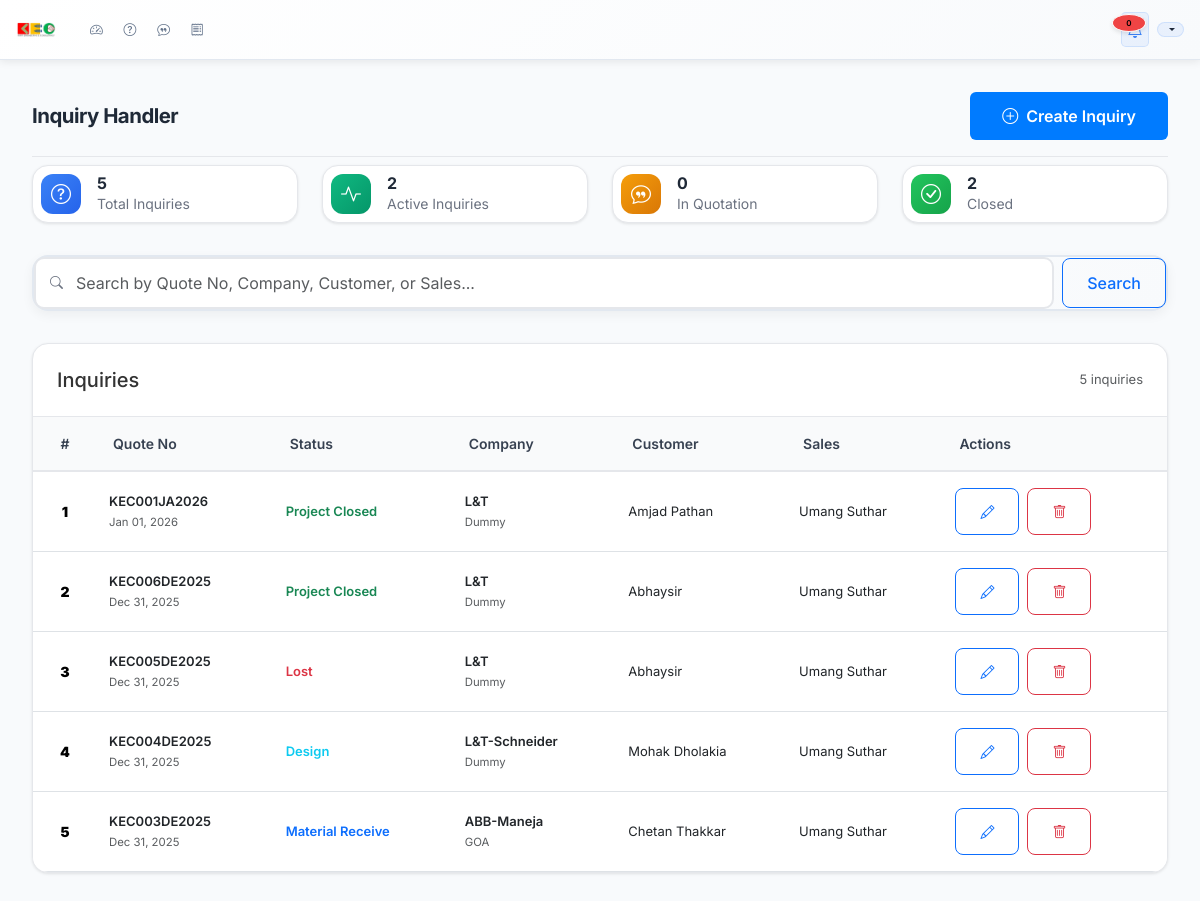
/inquiry-handler/ (signed in), run on an earlier commit of the app's database.
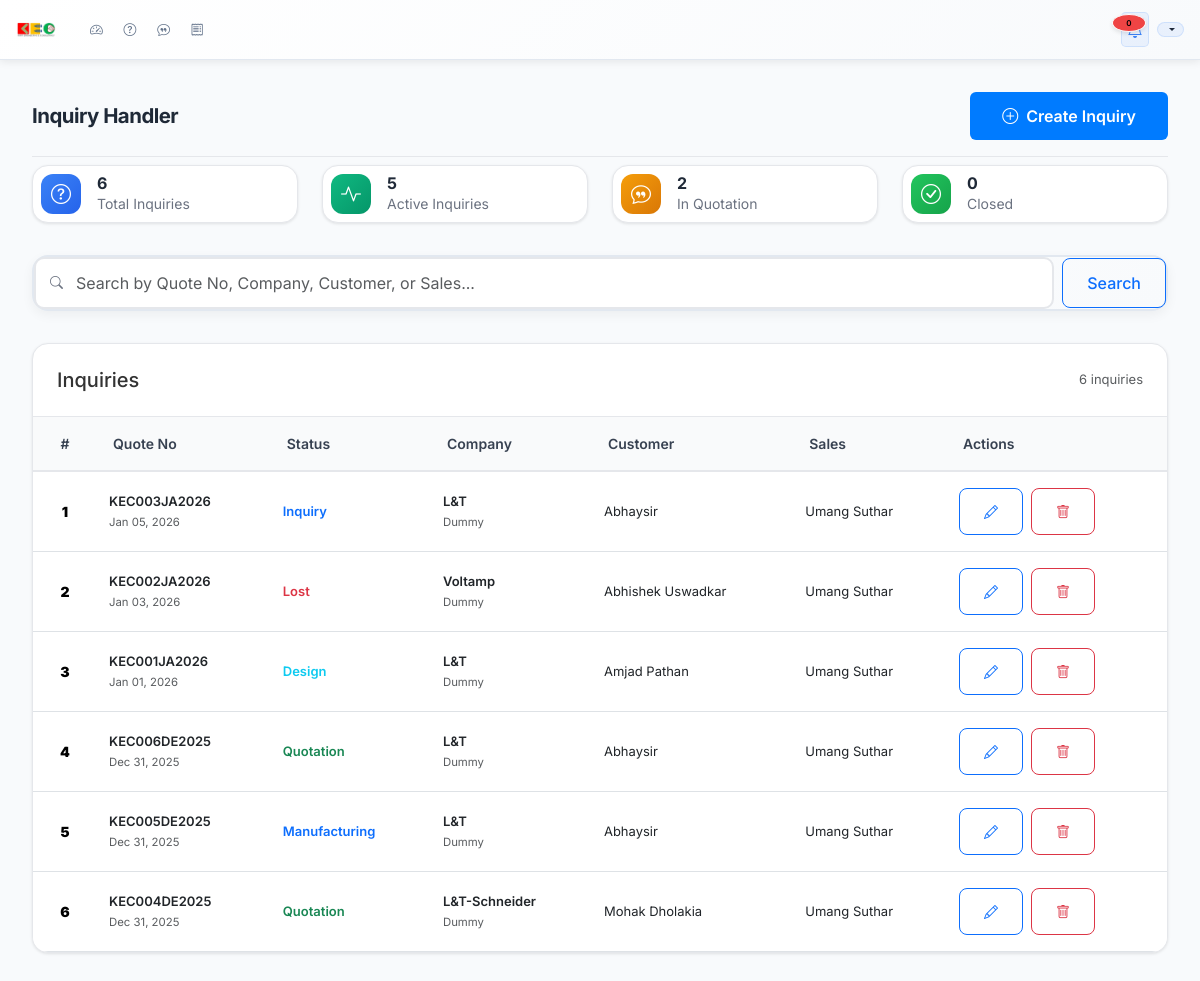
And on a later commit of the database.
### dashboard/models.py (models this page shows, shortened)
class InquiryHandler(models.Model):
    STATUS_CHOICES = [
        ('Inquiry', 'Inquiry'),
        ('Inputs', 'Inputs'),
        ('Inspection', 'Inspection'),
        ('Inquiry Hold', 'Inquiry Hold'),
        ('Pending', 'Pending'),
        ('Quotation', 'Quotation'),
        ('Negotiation', 'Negotiation'),
        ('PO-Confirm', 'PO-Confirm'),
        ('PO Hold', 'PO Hold'),
        ('Design', 'Design'),
        ('Design Review', 'Design Review'),
        ('Material Receive', 'Material Receive'),
        ('Manufacturing', 'Manufacturing'),
        ('Stage-Inspection', 'Stage-Inspection'),
        ('Approval', 'Approval'),
        ('Dispatch', 'Dispatch'),
        ('GRN', 'GRN'),
        ('Project Closed', 'Project Closed'),
        ('Lost', 'Lost'),
    ]
    create_id = models.CharField(
        max_length=15,
        unique=True,
        verbose_name="Create ID",
        help_text="Auto-generated ID (e.g., KEC020JY2025)",
        blank=True
    )
    status = models.CharField(
        max_length=20,
        choices=STATUS_CHOICES,
        default='Inputs',
        verbose_name="Status",
        help_text="Select current status"
    )
    opportunity_id = models.CharField(
        max_length=20,
        verbose_name="Opportunity ID",
        help_text="Auto-generated based on status (e.g., eKEC020JY2025)",
        blank=True
    )
    lead_description = models.TextField(
        verbose_name="Lead Description",
        help_text="Enter lead description manually",
        blank=True,
        default=""
    )
    company = models.ForeignKey(
        Contact,
        on_delete=models.CASCADE,
        verbose_name="Company",
        related_name='inquiries',
        help_text="Select company from database"
    )
    customer_name = models.CharField(
        max_length=200,
        verbose_name="Customer Name",
        help_text="Auto-fetched based on company selection",
        blank=True
    )
    quote_no = models.CharField(
        max_length=15,
        verbose_name="Quote Number",
        help_text="Same as Create ID (e.g., KEC020JY2025)",
        blank=True
    )
    date_of_quote = models.DateField(
        verbose_name="Date of Quote",
        help_text="Enter quote date manually"
    )
    remarks = models.TextField(
        blank=True,
        null=True,
        verbose_name="Remarks",
        help_text="Enter remarks manually (optional)"
    )
    sales = models.ForeignKey(
        User,
        on_delete=models.SET_NULL,
        null=True,
        blank=True,
        limit_choices_to={'userprofile__roles__contains': 'sales'},
        verbose_name="Sales Person",
        help_text="Select sales person from database"
    )
    next_date = models.DateField(
        blank=True,
        null=True,
        verbose_name="Next Date",
        help_text="Enter next date manually (optional)"
    )
    remarks_add = models.TextField(
        blank=True,
        null=True,
        verbose_name="Additional Supply Remarks",
        help_text="Enter additional supply remarks manually (optional)"
    )
    created_at = models.DateTimeField(auto_now_add=True)
    updated_at = models.DateTimeField(auto_now=True)
    def get_status_class(self):
        status_classes = {
            'Inquiry': 'primary',
            'Pending': 'warning',
            'Inspection': 'info',
            'Inputs': 'secondary',
            'Quotation': 'success',
            'Negotiation': 'warning',
            'Inquiry Hold': 'warning',
            'PO-Confirm': 'success',
            'Design Review': 'info',
            'Manufacturing': 'primary',
            'Stage-Inspection': 'info',
            'Dispatch': 'success',
            'GRN': 'success',
            'Project Closed': 'success',
            'Lost': 'danger',
            'PO Hold': 'warning',
            'Design': 'info',
            'Material Receive': 'primary',
            'Approval': 'warning',
        }
        return status_classes.get(self.status, 'secondary')
    class Meta:
        verbose_name = "Inquiry Handler"
        verbose_name_plural = "Inquiry Handlers"
        ordering = ['-created_at']

class Contact(models.Model):
    email = models.EmailField(verbose_name="Email Address", blank=True, null=True)
    phone = models.CharField(max_length=20, verbose_name="Phone Number", blank=True, null=True)
    company = models.ForeignKey(Company, on_delete=models.CASCADE, verbose_name="Company")
    location_city = models.CharField(max_length=100, verbose_name="Location (City)", blank=True)
    individual_address = models.TextField(verbose_name="Individual Address", blank=True, null=True)
    customer_name = models.CharField(max_length=200, verbose_name="Customer Name", blank=True, null=True)
    email = models.EmailField(verbose_name="Email Address", blank=True, null=True)  # Legacy field
    plant = models.CharField(max_length=100, verbose_name="Plant Location", blank=True, null=True)
    address = models.TextField(verbose_name="Address", blank=True, null=True)
    created_at = models.DateTimeField(auto_now_add=True)
    updated_at = models.DateTimeField(auto_now=True)
    class Meta:
        verbose_name = "Contact"
        verbose_name_plural = "Contacts"
        ordering = ['-created_at']

class Company(models.Model):
    company_name = models.CharField(max_length=200, verbose_name="Company Name")
    city = models.CharField(max_length=100, verbose_name="City")
    address = models.TextField(verbose_name="Company Address")
    created_at = models.DateTimeField(auto_now_add=True)
    updated_at = models.DateTimeField(auto_now=True)
    class Meta:
        verbose_name = "Company"
        verbose_name_plural = "Companies"
        ordering = ['company_name', 'city']
        unique_together = ['company_name', 'city']

### dashboard/views.py (the view, shortened to what this page needs)
# urls.py: path('inquiry-handler/', views.inquiry_handler_management_view, name='inquiry_handler_management'),
@login_required
def inquiry_handler_management_view(request):
    search_query = request.GET.get('search', '')
    user_role = request.user.userprofile.get_roles_list()
    if user_role == 'sales':
        inquiries = InquiryHandler.objects.select_related('company', 'sales').filter(sales=request.user)
        total_inquiries = InquiryHandler.objects.filter(sales=request.user).count()
        active_inquiries = InquiryHandler.objects.filter(sales=request.user).exclude(status__in=['Lost', 'Project Closed']).count()
        quotation_stage = InquiryHandler.objects.filter(sales=request.user, status='Quotation').count()
        closed_inquiries = InquiryHandler.objects.filter(sales=request.user, status='Project Closed').count()
    inquiries = inquiries.order_by('-created_at')
    paginator = Paginator(inquiries, 10)
    page_number = request.GET.get('page')
    page_obj = paginator.get_page(page_number)
    context = {
        'page_obj': page_obj,
        'search_query': search_query,
        'total_inquiries': total_inquiries,
        'active_inquiries': active_inquiries,
        'quotation_stage': quotation_stage,
        'closed_inquiries': closed_inquiries,
        'user_role': user_role,
        'is_admin': user_role in ['admin', 'manager'],
        'can_see_all_inquiries': user_role in ['admin', 'manager'],
    }
    return render(request, 'dashboard/inquiry_handler_management.html', context)

### dashboard/models.py (called while the page is built)
    def get_roles_list(self):
        if self.roles:
            return self.roles.split(',')[0].strip()
        return 'sales'  # Default role

### dashboard/templates/dashboard/inquiry_handler_management.html (shortened to what the changed rows need)
{% extends 'dashboard/base.html' %}
{% load static %}
{% block body_class %}scrollable-page inquiry-handler-page{% endblock %}
{% block content %}
<div class="user-management-container">
    <div class="page-header">
        <div>
            <h2 class="page-title">Inquiry Handler</h2>
        </div>
    </div>
    <div class="stats-row">
        <div class="stat-card">
            <div class="stat-content">
                <h3>{{ total_inquiries }}</h3>
                <p>Total Inquiries</p>
            </div>
        </div>
        <div class="stat-card">
            <div class="stat-content">
                <h3>{{ active_inquiries }}</h3>
                <p>Active Inquiries</p>
            </div>
        </div>
        <div class="stat-card">
            <div class="stat-content">
                <h3>{{ quotation_stage }}</h3>
                <p>In Quotation</p>
            </div>
        </div>
        <div class="stat-card">
            <div class="stat-content">
                <h3>{{ closed_inquiries }}</h3>
                <p>Closed</p>
            </div>
        </div>
    </div>
    <div class="table-container">
        <div class="table-header">
            <h5 class="mb-0">Inquiries</h5>
            <span class="text-muted">{{ page_obj.paginator.count }} inquir{{ page_obj.paginator.count|pluralize:"y,ies" }}</span>
        </div>
        {% if page_obj %}
            <div class="table-responsive">
                <table class="table table-hover">
                    <thead>
                        <tr>
                            <th>#</th>
                            <th>Quote No</th>
                            <th>Status</th>
                            <th>Company</th>
                            <th>Customer</th>
                            <th>Sales</th>
                            <th>Actions</th>
                        </tr>
                    </thead>
                    <tbody>
                        {% for inquiry in page_obj %}
                            <tr>
                                <td>
                                    <div class="index-number">
                                        <strong>{{ forloop.counter0|add:page_obj.start_index }}</strong>
                                    </div>
                                </td>
                                <td>
                                    <div class="fw-semibold">{{ inquiry.quote_no }}</div>
                                    <small class="text-muted">{{ inquiry.created_at|date:"M d, Y" }}</small>
                                </td>
                                <td>
                                    <span class="fw-semibold text-{{ inquiry.get_status_class }}">{{ inquiry.status }}</span>
                                </td>
                                <td>
                                    <div class="fw-semibold">{{ inquiry.company.company.company_name }}</div>
                                    <small class="text-muted">{{ inquiry.company.location_city }}</small>
                                </td>
                                <td>{{ inquiry.customer_name }}</td>
                                <td>
                                    {% if inquiry.sales %}
                                        {{ inquiry.sales.get_full_name|default:inquiry.sales.username }}
                                    {% else %}
                                        <span class="text-muted">—</span>
                                    {% endif %}
                                </td>
                                <td>
                                    <div class="action-buttons">
                                        <a href="{% url 'dashboard:inquiry_handler_edit' inquiry.id %}" class="btn btn-sm btn-outline-primary" title="Edit">
                                            <i class="bi bi-pencil"></i>
                                        </a>
                                        <a href="{% url 'dashboard:inquiry_handler_delete' inquiry.id %}" class="btn btn-sm btn-outline-danger" title="Delete">
                                            <i class="bi bi-trash"></i>
                                        </a>
                                    </div>
                                </td>
                            </tr>
                        {% endfor %}
                    </tbody>
                </table>
            </div>
        {% endif %}
    </div>
</div>
{% endblock %}

What changed in the data, as far as the page shows it:
no longer on this page (row edited): InquiryHandler: quote_no "KEC003DE2025", created_at "Dec 31, 2025", status "Material Receive", company.company.company_name "ABB-Maneja", company.location_city "GOA", customer_name "Chetan Thakkar", sales.get_full_name "Umang Suthar"
added InquiryHandler: quote_no "KEC003JA2026", created_at "Jan 05, 2026", status "Inquiry", company.company.company_name "L&T", company.location_city "Dummy", customer_name "Abhaysir", sales.get_full_name "Umang Suthar"
added InquiryHandler: quote_no "KEC002JA2026", created_at "Jan 03, 2026", status "Lost", company.company.company_name "Voltamp", company.location_city "Dummy", customer_name "Abhishek Uswadkar", sales.get_full_name "Umang Suthar"
changed InquiryHandler "KEC001JA2026": status "Project Closed" → "Design"
changed InquiryHandler "KEC006DE2025": status "Project Closed" → "Quotation"
changed InquiryHandler "KEC005DE2025": status "Lost" → "Manufacturing"
changed InquiryHandler "KEC004DE2025": status "Design" → "Quotation"
Also different on the page:
{{ total_inquiries }}: "5" → "6"
{{ active_inquiries }}: "2" → "5"
{{ quotation_stage }}: "0" → "2"
{{ closed_inquiries }}: "2" → "0"
{{ page_obj.paginator.count }}: "5" → "6"
